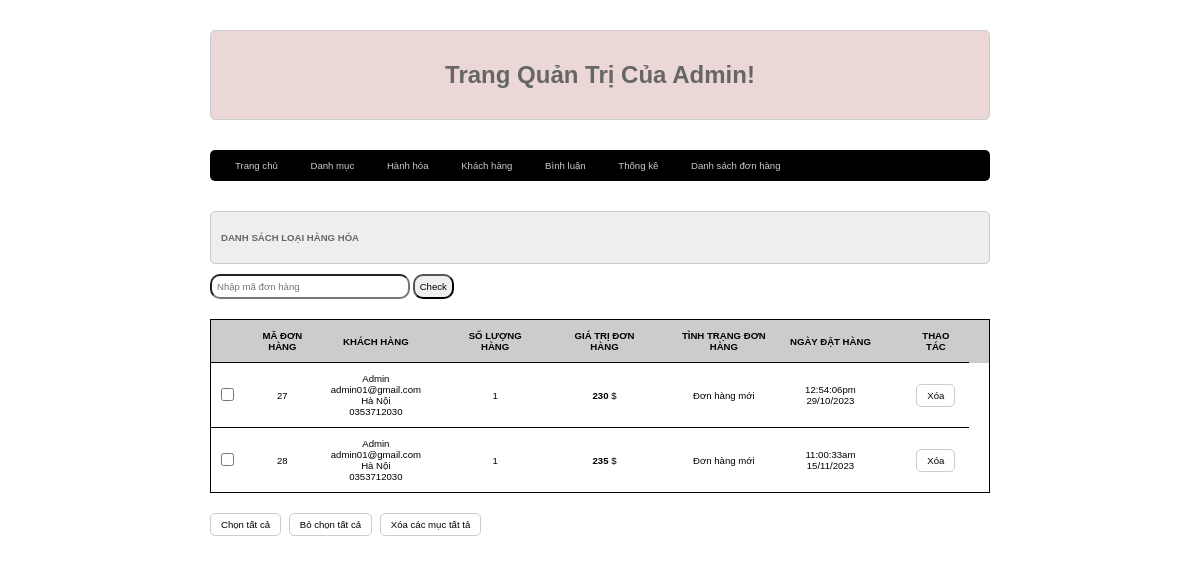
/admin/index.php?act=listbill, run on the app's committed database.
### tables this page shows
CREATE TABLE `bill` (
  `id` int(10) NOT NULL,
  `iduser` int(10) DEFAULT 0,
  `bill_name` varchar(255) NOT NULL,
  `bill_address` varchar(255) NOT NULL,
  `bill_tel` varchar(50) NOT NULL,
  `bill_email` varchar(100) NOT NULL,
  `bill_pttt` tinyint(1) NOT NULL DEFAULT 1 COMMENT '1. Chuyển khoản trự tiếp\r\n2.Chuyển khoản\r\n3.Thanh toán online',
  `ngaydathang` varchar(50) NOT NULL,
  `total` int(10) NOT NULL DEFAULT 0,
  `bill_status` tinyint(1) DEFAULT 0 COMMENT '0.Đơn hàng mới\r\n1.Đang xử lý\r\n2.Đang giao hàng\r\n3.Đã giao hàng',
  `receive_name` varchar(255) DEFAULT NULL,
  `receive_address` varchar(255) DEFAULT NULL,
  `receive_tel` varchar(50) DEFAULT NULL
);

### model/pdo.php (called while the page is built, shortened)
<?php
function pdo_get_connection(){
    $dburl = "mysql:host=localhost;dbname=duanmau_tktw_fpoly_2023;charset=utf8";
    $username = 'root';
    $password = '';
    $conn = new PDO($dburl, $username, $password);
    $conn->setAttribute(PDO::ATTR_ERRMODE, PDO::ERRMODE_EXCEPTION);
    return $conn;
}
function pdo_query($sql){
    $sql_args = array_slice(func_get_args(), 1);
    try{
        $conn = pdo_get_connection();
        $stmt = $conn->prepare($sql);
        $stmt->execute($sql_args);
        $rows = $stmt->fetchAll();
        return $rows;
    }
    catch(PDOException $e){
        throw $e;
    }
    finally{
        unset($conn);
    }
}

### model/cart.php (called while the page is built, shortened)
<?php
    function loadall_cart_count($idbill){
        $sql = "select * from cart where idbill =".$idbill;
        $bill=pdo_query($sql);
        return sizeof($bill);
    }
    function loadall_bill($kyw="",$iduser=0){
        $sql = "select * from bill where 1";
        if($iduser != "") {
            $sql.=" and id like '%".$kyw."%'";
        }
        $sql.=" order by id";
        $listbill=pdo_query($sql);
        return $listbill;
    }
    function get_ttdh($n){
        switch ($n) {
            case '0':
                $tt = "Đơn hàng mới";
                break;
        }
        return $tt;
    }
?>

### admin/bill/listbill.php (the view)
<div class="row">
                <div class="row frmtitle mb10">
                    <h1>DANH SÁCH LOẠI HÀNG HÓA</h1>
                </div>
                <form action="index.php?act=listbill" method="post">
                                <input class="tk-form" type="text" name="kyw" placeholder="Nhập mã đơn hàng">
                                <input class="tk-form-bt" type="submit" name="listok" value="Check">
                </form>
                <div class="row frmcontent">
                    <form action="#" method="post">
                        <div class="row mb10 frmdsloai">
                            <table>
                                <thead>
                                    <tr>
                                        <th></th>
                                        <th>MÃ ĐƠN HÀNG</th>
                                        <th>KHÁCH HÀNG<th>
                                        <th>SỐ LƯỢNG HÀNG<th>
                                        <th>GIÁ TRỊ ĐƠN HÀNG<th>
                                        <th>TÌNH TRẠNG ĐƠN HÀNG</th>
                                        <th>NGÀY ĐẶT HÀNG<th>
                                        <th>THAO TÁC<th>
                                    </tr>
                                </thead>
                                <tbody>
                                    <?php
                                        foreach($listbill as $bill){
                                            extract($bill);
                                            $xoabill = "index.php?act=xoabill&id=".$id;
                                            $kh=$bill["bill_name"].'<br> '.$bill["bill_email"].'<br> '.$bill["bill_address"].'<br> '.$bill["bill_tel"];
                                            $ttdh  = get_ttdh($bill["bill_status"]);
                                            $countsp = loadall_cart_count($bill["id"]);?>
                                            <tr>
                                                    <td><input type="checkbox" name="" id=""></td>
                                                    <td><?=$id?></td>
                                                    <td><?=$kh?></td>
                                                    <td></td>
                                                    <td><?=$countsp?></td>
                                                    <td></td>
                                                    <td><strong><?=$total?></strong> $</td>
                                                    <td></td>
                                                    <td><?=$ttdh?></td>
                                                    <td><?=$ngaydathang?></td>
                                                    <td></td>
                                                    <td>
                                                        <a href="<?=$xoabill?>"><input type="button" value="Xóa" onclick="return confirm('Bạn có chắc chắn muốn xóa?')"></a>
                                                    </td>
                                                </tr>
                                                <?php }
                                         ?>
                                </tbody>
                            </table>
                        </div>
                        <div class="row mb10 mt10">
                            <input type="button" class="mr5" value="Chọn tất cả">
                            <input type="button" class="mr5" value="Bỏ chọn tất cả">
                            <input type="button" value="Xóa các mục tất tả">
                        </div>
                    </form>
                </div>
        </div>

### css/style.css (style rules this page uses)
* { box-sizing: border-box; margin: 0; padding: 0 ; font-family: sans-serif; font-size: 0.8vw; }
.row { float: left; width: 100%; }
.mt10 { margin-top: 10px; }
.mr5 { margin-right: 5px; }
.mb10 { margin-bottom: 10px; }
.formtaikhoan input[type="submit"], .frmcontent input[type="submit"], .frmcontent input[type="reset"], .frmcontent input[type="button"] { border-radius: 5px; padding: 5px 10px; background-color: white; border: 1px solid #CCC; }
.frmtitle { background-color: #EEE; border: 1px solid #CCC; color: #666; border-radius: 5px; padding: 20px 10px; }
.frmcontent { padding: 20px 0px; }
table { width: 100%; border-collapse: collapse; text-align: center; border: 1px solid black; }
td { border-top: 1px solid black; padding: 10px; }
th { padding: 10px; background-color: #CCC; }
.tk-form { padding: 5px; width: 200px; border-radius: 10px; }
.tk-form-bt { padding: 5px; border-radius: 10px; cursor: pointer; }

### data on the page
bill: id "27", bill_name "Admin", bill_email "admin01@gmail.com", bill_address "Hà Nội", bill_tel "0353712030", countsp "1", total "230", bill_status "Đơn hàng mới", ngaydathang "12:54:06pm 29/10/2023"
bill: id "28", bill_name "Admin", bill_email "admin01@gmail.com", bill_address "Hà Nội", bill_tel "0353712030", countsp "1", total "235", bill_status "Đơn hàng mới", ngaydathang "11:00:33am 15/11/2023"
